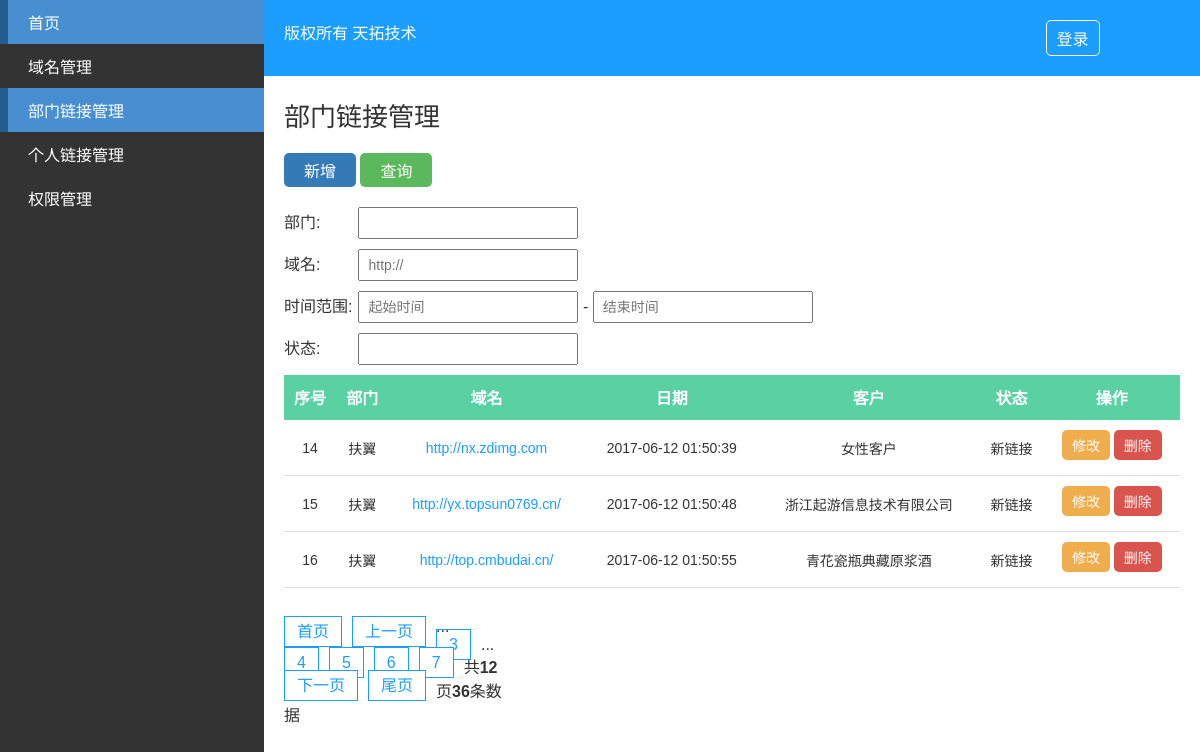
The page /dp-links.php?page=5 on the database its author committed.
### tables this page shows
CREATE TABLE `section_link` (
  `id` int(11) unsigned NOT NULL AUTO_INCREMENT,
  `section` varchar(64) NOT NULL,
  `domain` varchar(64) DEFAULT NULL,
  `time` int(11) DEFAULT NULL,
  `costomer` varchar(128) DEFAULT NULL,
  `state` varchar(32) DEFAULT NULL,
  `status` tinyint(1) NOT NULL DEFAULT '1' COMMENT '是否显示',
  PRIMARY KEY (`id`)
);

### library/PDO_class.php (called while the page is built, shortened)
<?php
require_once COMMON_PATH . "common.php";
class server
{
	private $server;
	public function __construct($config = array())
	{
		if(empty($config)) {
			$config = [
				'host'     => DB_HOST,
				'dbname'   => DB_NAME,
				'username' => DB_USER,
				'password' => DB_PSW,
			];
		}
		$this->server = new PDO("mysql:host=$config[host];dbname=$config[dbname];charset=utf8", $config['username'], $config['password']);
		$this->server->query("set names utf8");
	}
	function select($table, $where = '', $join = '', $desc = '', $limit = '', $search_felid = '')
	{
		$ifwhere    = '';
		$order      = '';
		$desc_limit = '';
		if (! empty($limit)) {
			$desc_limit = "limit {$limit}";
		}
		if(empty($search_felid)) $search_felid = '*';
		$Model = $this->server->prepare("SELECT {$search_felid} FROM {$table} {$join} {$ifwhere} {$order} {$desc_limit}");
		$Model->execute();
		$m_data = $Model->fetchAll(2);
			return $m_data;
	}
	public function total($table, $where='') {
		try {
			$ifwhere    = '';
			$result = $this->server->query("SELECT COUNT(*) AS total FROM {$table} {$ifwhere}");
			if($result) {
				foreach ($result as $v) {
		    		$total = $v['total'];
		  		}
			}
	  		return $total ? (int)$total : 0;
  		} catch (PDOException $e) {
	      exit($e->getMessage());
	    }
	}
}
?>

### common/common.php (called while the page is built, shortened)
<?php
	function get_search_url() {
		$url_get = '';
		foreach ($_GET as $key => $value) {
			if($key == 'page') continue;
			$url_get .= '&'. $key . '=' . $value;
		}
		return $url_get;
	}

### dp-links.php (the view, shortened to what this page needs)
<?php
require_once CLASS_PATH  . "PDO_class.php";
require_once COMMON_PATH . "common.php";
require_once CLASS_PATH  . 'page_class.php';
$pdo = new server();
$where = '';
if ($_GET) {
	$where = $where ? rtrim($where, ' AND') : '';
}
$count    = $pdo->total('section_link', $where);
$now_page = intval($_GET['page']) ? intval($_GET['page']) : 1;
$offset   = PAGE_NUM * ($now_page - 1);
$arrData =  $pdo->select('section_link', $where, '', '', "$offset," . PAGE_NUM);
?>
<!DOCTYPE html>
<html lang="en">
<head>
	<link rel="stylesheet" type="text/css" href="css/font/iconfont.css">
	<link rel="stylesheet" type="text/css" href="css/main.css">
</head>
<body>
	<div class="container clear">
		<?php require ('sidebar.php');?>
		<div class="container-right">
			<?php require ('header.php');?>
			<div class="main">
				<h2>部门链接管理</h2>
				<div class="operate">
					<a href="#" class="btn add">新增</a>
					<a href="javascript:document.search.submit()" class="btn search">查询</a>
				</div>
				<form action="#" method="GET" name="search">
					<div class="entry">
						<label>部门:</label>
						<input type="text" name="section" placeholder="">
					</div>
					<div class="entry">
						<label>域名:</label>
						<input type="text" name="domain" placeholder="http://">
					</div>
					<div class="entry">
						<label>时间范围:</label>
						<input type="text" name="start_time" placeholder="起始时间" onClick="WdatePicker()"> -
						<input type="text" name="end_time" placeholder="结束时间" onClick="WdatePicker()">
					</div>
					<div class="entry">
						<label>状态:</label>
						<input type="text" name="state" placeholder="">
					</div>
				</form>
				<div class="table">
					<table>
						<thead>
							<tr>
								<th>序号</th>
								<th>部门</th>
								<th>域名</th>
								<th>日期</th>
								<th>客户</th>
								<th>状态</th>
								<th>操作</th>
							</tr>
						</thead>
						<tbody>
						<?php if ($arrData): ?>
							<?php foreach ($arrData as $key => $value): ?>
								<tr>
									<td><?php echo $value['id'] ?></td>
									<td><?php echo $value['section'] ?></td>
									<td><a href="<?php echo $value['domain'] ?>" class="domainLink"><?php echo $value['domain'] ?></a></td>
									<td><?php echo date('Y-m-d H:i:s', $value['time']) ?></td>
									<td><?php echo $value['costomer'] ?></td>
									<td><?php echo $value['state'] ?></td>
									<td>
										<a href="#" class="btn modify" onclick="modify(<?php echo $value['id'] ?>)">修改</a>
										<a href="#" class="btn delete" onclick="delete_by_id(<?php echo $value['id'] ?>, 'seclink')">删除</a>
									</td>
								</tr>
							<?php endforeach ?>
						<?php endif ?>
						</tbody>
					</table>
					<div class="paginate">
						<ul class="clear">
							<?php if ($count > PAGE_NUM){
								$objPage  = new page($count, PAGE_NUM, $now_page, '?page={page}' . get_search_url());
								echo $objPage->myde_write();
							} ?>
						</ul>
					</div>
				</div>
			</div>
		</div>
	</div>
</body>
</html>

### css/main.css (style rules this page uses)
* { padding: 0; margin: 0; }
body { font-family: '微软雅黑', Arial, 'sans-serif' }
a:hover, a:link, a:visited, a:active { text-decoration: none; color: #fff; }
h2 { font-size: 26px; font-weight: lighter; padding-bottom: 20px; }
input { height: 28px; font-family: '微软雅黑', Arial, 'sans-serif'; font-size: 14px; line-height: 28px; padding: 0 8px; min-width: 200px; }
.clear { content: ''; display: table; clear: both; }
.btn { display: inline-block; padding: 5px 10px; background: #1c9efe; color: #fff; border-radius: 5px; transition: all .5s; -webkit-transition: all .5s; -o-transition: all .5s; }
.btn.add { background: #337ab7; }
.btn.modify { background: #f0ad4e; margin-bottom: 5px; }
.btn.search { background: #5cb85c; }
.btn.delete { background: #d9534f; }
.container { width: 100%; }
.container-right { position: relative; float: right; width: 78%; background: #fff; color: #333; }
.main { padding: 20px; }
table { width: 100%; border-collapse: collapse; }
table thead { background: #59d1a3; color: #fff; }
table tbody tr { transition: all .5s; -webkit-transition: all .5s; -o-transition: all .5s; }
table td, table th { padding: 10px 5px; text-align: center; }
table td { border-bottom: 1px solid #ddd; font-size: 14px; word-wrap:break-word; }
table td a.domainLink:link, table td a.domainLink:visited, table td a.domainLink:active { color: #1c9efe; display: inline-block; max-width: 180px; }
table th { border-bottom: 1px solid #59d1a3; }
.operate { padding-bottom: 20px; }
.operate a { display: inline-block; padding: 5px 20px; }
form .entry { padding-bottom: 10px; }
form .entry label { display: inline-block; min-width: 70px; }
.paginate { margin: 30px 0 15px; }

### rows shown on the page
section_link: id "14", section "扶翼", domain "http://nx.zdimg.com", time "2017-06-12 01:50:39", costomer "女性客户", state "新链接"
section_link: id "15", section "扶翼", domain "http://yx.topsun0769.cn/", time "2017-06-12 01:50:48", costomer "浙江起游信息技术有限公司", state "新链接"
section_link: id "16", section "扶翼", domain "http://top.cmbudai.cn/", time "2017-06-12 01:50:55", costomer "青花瓷瓶典藏原浆酒", state "新链接"

### other values the page prints
$this->myde_page_count "12"
$this->myde_total "36"
